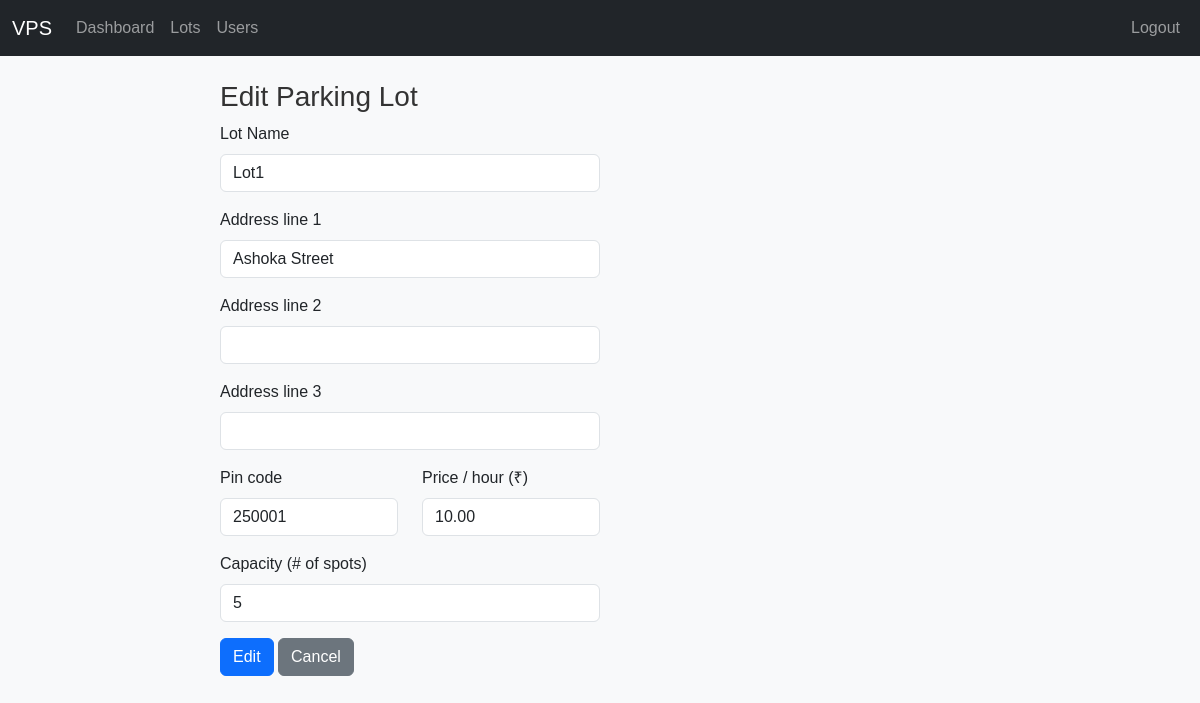
The page /admin/lots/1/edit (signed in) on the database as committed earlier.
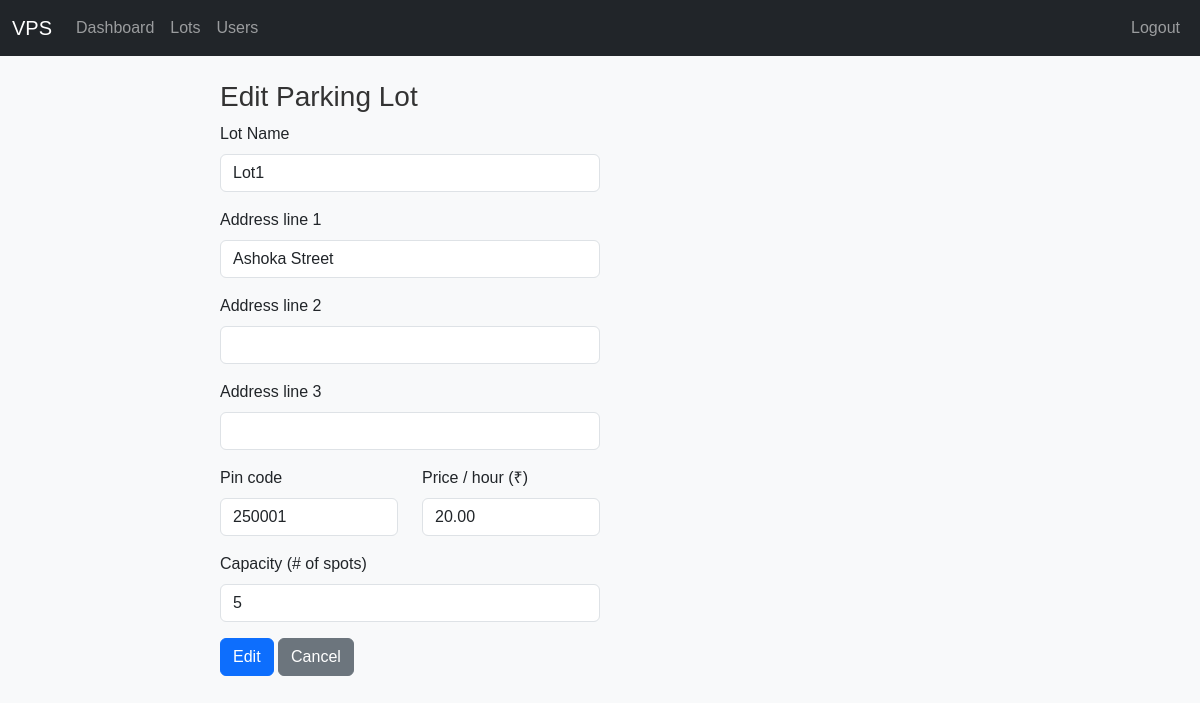
The same page on the database as committed later.
### models/models.py (models this page shows, shortened)
class ParkingLot(Base):
    __tablename__ = "parking_lots"
    id = Column(Integer, primary_key=True)
    name = Column(String, nullable=False)
    address_line_1 = Column(String, nullable=False)
    address_line_2 = Column(String)
    address_line_3 = Column(String)
    pin_code = Column(String(10), nullable=False)
    price_per_hour = Column(Numeric(10, 2), nullable=False)
    number_of_spots = Column(Integer, nullable=False)
    spots = relationship(
        "ParkingSpot", back_populates="parking_lot", cascade="all, delete-orphan"
    )

### app.py (the view, shortened to what this page needs)
@app.route("/admin/lots/<int:lot_id>/edit", methods=["GET", "POST"])
@login_required
@role_required("admin")
def edit_lot(lot_id):
    with SessionLocal() as db:
        lot = db.get(ParkingLot, lot_id)
        if not lot:
            flash("Parking facility not found.")
            return redirect(url_for("list_lots"))
        return render_template("admin/lot_form.html", lot=lot, action="Edit")

### app.py (called while the page is built)
def login_required(view_function):
    @wraps(view_function)
    def authentication_wrapper(*args, **kwargs):
        if "user_id" not in session:
            flash("Authentication required. Please log in to continue.")
            return redirect(url_for("login"))
        return view_function(*args, **kwargs)
    return authentication_wrapper

def role_required(required_role):
    def role_decorator(view_function):
        @wraps(view_function)
        def role_wrapper(*args, **kwargs):
            if session.get("role") != required_role:
                flash("Access denied. Insufficient privileges.")
                return redirect(url_for("login"))
            return view_function(*args, **kwargs)
        return role_wrapper
    return role_decorator

### templates/admin/lot_form.html (shortened to what this page needs)
{% extends 'base.html' %}
{% block content %}
<h3>{{ action }} Parking Lot</h3>
<form method="post" class="w-50">
  <div class="mb-3">
    <label class="form-label">Lot Name</label>
    <input name="name" class="form-control"
           value="{{ lot.name if lot else '' }}" required>
  </div>
  <div class="mb-3">
    <label class="form-label">Address line 1</label>
    <input name="addr1" class="form-control"
           value="{{ lot.address_line_1 if lot else '' }}" required>
  </div>
  <div class="mb-3">
    <label class="form-label">Address line 2</label>
    <input name="addr2" class="form-control"
           value="{{ lot.address_line_2 if lot else '' }}">
  </div>
  <div class="mb-3">
    <label class="form-label">Address line 3</label>
    <input name="addr3" class="form-control"
           value="{{ lot.address_line_3 if lot else '' }}">
  </div>
  <div class="row">
    <div class="col-md-6 mb-3">
      <label class="form-label">Pin code</label>
      <input name="pin" class="form-control"
             value="{{ lot.pin_code if lot else '' }}" required>
    </div>
    <div class="col-md-6 mb-3">
      <label class="form-label">Price / hour (₹)</label>
      <input name="price" type="number" step="0.01" min="0"
             class="form-control"
             value="{{ lot.price_per_hour if lot else '' }}" required>
    </div>
  </div>
  <div class="mb-3">
    <label class="form-label">Capacity (# of spots)</label>
    <input name="capacity" type="number" min="1" class="form-control"
           value="{{ lot.number_of_spots if lot else '' }}" required>
  </div>
  <button class="btn btn-primary">{{ action }}</button>
  <a class="btn btn-secondary" href="{{ url_for('list_lots') }}">Cancel</a>
</form>
{% endblock %}

Rows that differ between the two databases and show on the page:
changed ParkingLot "Lot1": price "10.00" → "20.00"
